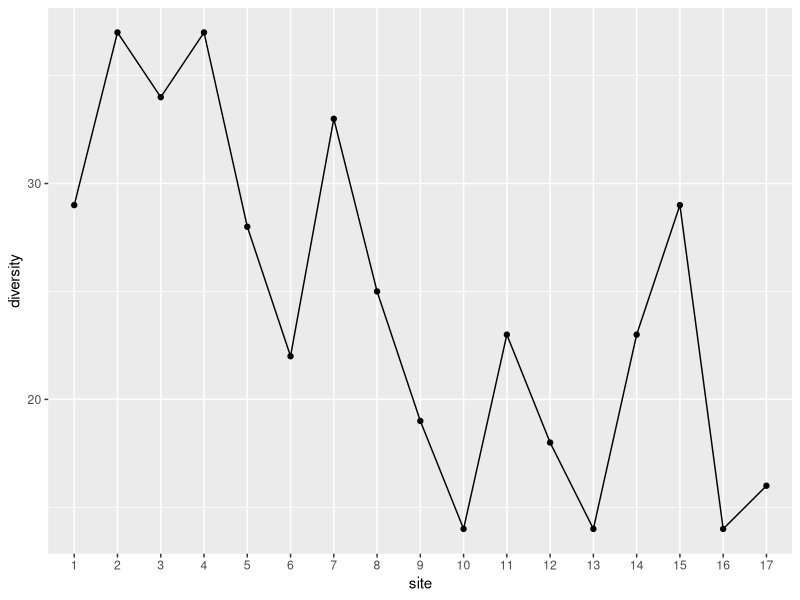
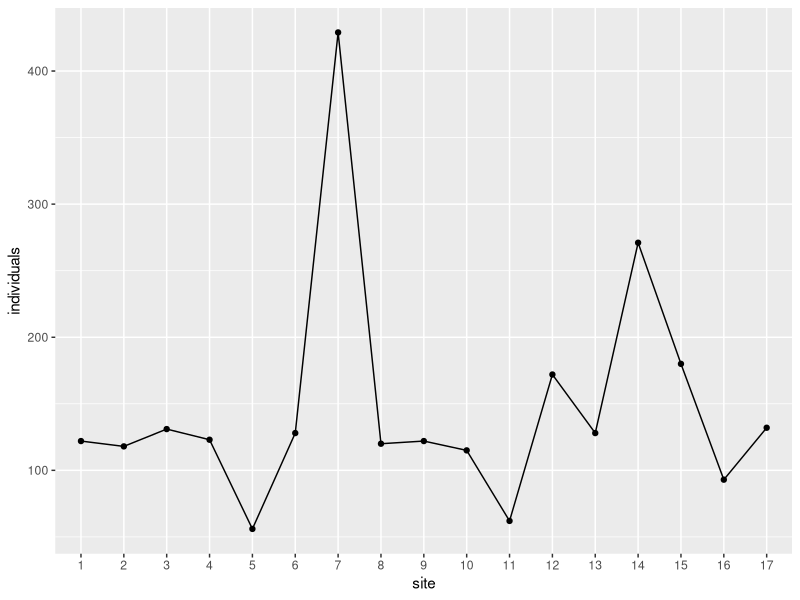

Generate these figures, in order, with R:
##### Coskun Kucukkaragoz
#### 25th of April 2024
### Start of the R script to analyse the data from my mounting, pinning, and sorting, of beetles for the October 2022 season from the Cederburg

# set-up ####

# packages
rm(list = ls())
library(tidyverse)

# reading in raw data with correct data types

beet_22_raw <- read.csv("ceder_beetle_diversity_october_2022.csv", stringsAsFactors = TRUE) %>% mutate(across(c(ID, site, replicate, trap, label, season, year, full_label), factor))

# reducing all unique specimen labels into single row entries

beet_22_condensed <- beet_22_raw %>% group_by(ID, site, replicate, trap, label, season, year, full_label) %>% summarise(across(c(anthia_decemguttata, stenocara_dentata, starts_with("morphospecies")), sum)) %>% ungroup()

# calculating the number of individual specimens found for each morphospecies/species

{x <- mapply(sum,beet_22_condensed[,-c(1:8)])
species_specimen_count <- cbind(read.table(text = names(x)), x)
rownames(species_specimen_count) <- NULL
colnames(species_specimen_count) <- c("morphospecies", "individuals")
rm(x)}

species_specimen_count %>% arrange(desc(individuals)) # ordered descendingly
species_specimen_count %>% summarise(individuals = sum(individuals))

# calculating number of individual insects found per altitudinal site

site_count <- beet_22_condensed %>% mutate(individuals = rowSums(across(where(is.numeric)), na.rm=TRUE)) %>% select(c(ID, site, label, individuals)) %>% group_by(site) %>% summarise(individuals = sum(individuals))

# calculating species diversity per site

site_diversity <- beet_22_condensed %>% group_by(site) %>% summarise(across(c(anthia_decemguttata, stenocara_dentata, starts_with("morphospecies")), sum)) %>% mutate_if(is.numeric, ~1 * (. > 0)) %>% mutate(diversity = rowSums(across(where(is.numeric)))) %>% select(c(site, diversity))

# graphs ####

# species diversity per altitudinal site

ggplot(site_diversity, aes(x = site, y = diversity, group = 1)) + geom_point() + geom_line()

# individual insects per altitudinal site

ggplot(site_count, aes (x = site, y = individuals, group = 1)) + geom_point() + geom_line()

# working data ####

species_specimen_count %>% arrange(individuals)

# edit the morphospecies numbers and sites for the specimens of interest

beet_22_condensed %>% group_by(site) %>% summarise(individuals = sum(morphospecies_133))

# individual site samples

(species_by_site <- beet_22_raw %>% select(ID, site, label, morphospecies_133) %>% filter(site == 10, morphospecies_133 > 0))
